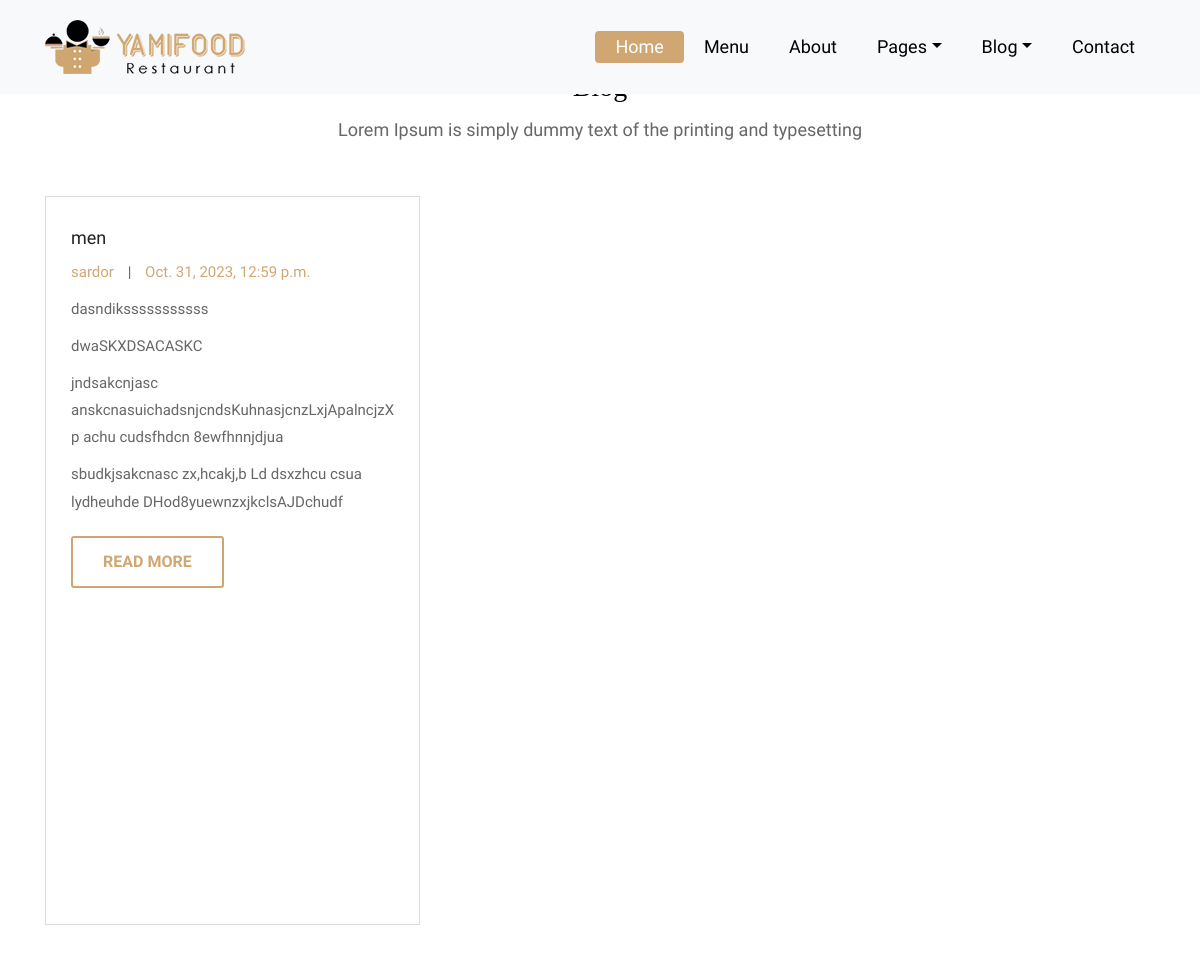
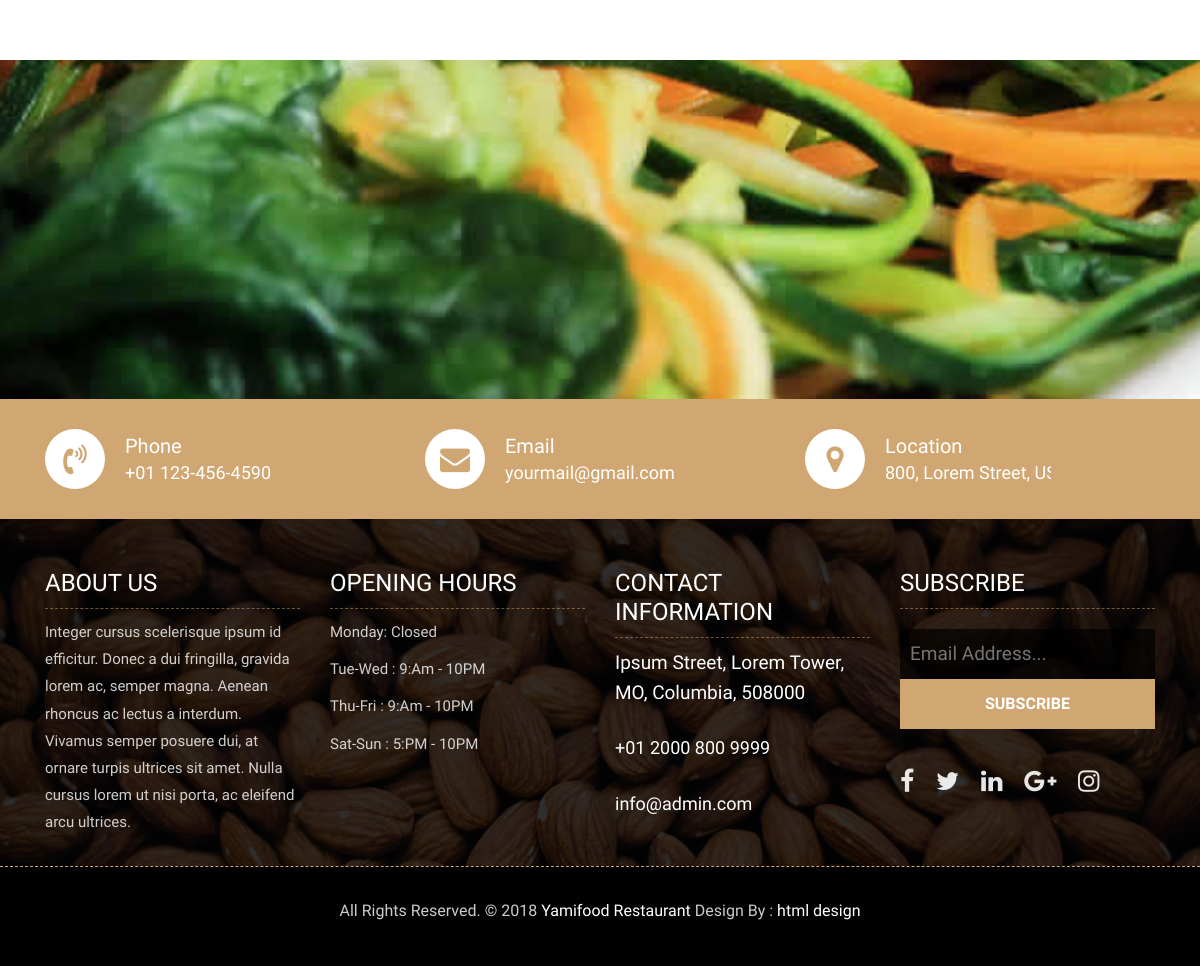
/detail/, run on the app's committed database (2 pictures, top to bottom).
### Blog/models.py (models this page shows, shortened)
class Blog(BaseModel):
    theme = models.CharField(max_length=100, verbose_name='nomi')
    title = models.TextField()
    text = models.TextField()
    text2 = models.TextField()
    text3 = models.TextField()
    user = models.ForeignKey(User, on_delete=models.CASCADE)
    image = models.ImageField(upload_to='image/')
    class Meta:
        verbose_name = 'Blog'

### Blog/views.py (the view)
# urls.py: path('detail/', details, name='detail'),
def details(request):
    details = Blog.objects.all()
    ctx = {
        "details": details,
    }
    return render(request, "details.html", ctx)

### template/details.html (shortened to what this page needs)
<!DOCTYPE html>
{% load static %}
<html lang="en">
{% block content %}
<head>
    <link rel="stylesheet" href="{% static 'css/bootstrap.min.css' %}">
    <link rel="stylesheet" href="{% static 'css/style.css' %}">
    <link rel="stylesheet" href="{% static 'css/responsive.css' %}">
    <link rel="stylesheet" href="{% static 'css/custom.css' %}">
</head>
<body>
	<header class="top-navbar">
		<nav class="navbar navbar-expand-lg navbar-light bg-light">
			<div class="container">
				<a class="navbar-brand" href="base.html">
					<img src="{% static 'images/logo.png' %}" alt="" />
				</a>
				<div class="collapse navbar-collapse" id="navbars-rs-food">
					<ul class="navbar-nav ml-auto">
						<li class="nav-item active"><a class="nav-link" href="{% url 'base' %}">Home</a></li>
						<li class="nav-item"><a class="nav-link" href="{% url 'menu' %}">Menu</a></li>
						<li class="nav-item"><a class="nav-link" href="{% url 'about' %}">About</a></li>
						<li class="nav-item dropdown">
							<a class="nav-link dropdown-toggle" href="#" id="dropdown-a" data-toggle="dropdown">Pages</a>
						</li>
						<li class="nav-item dropdown">
							<a class="nav-link dropdown-toggle" href="#"  data-toggle="dropdown">Blog</a>
						</li>
						<li class="nav-item"><a class="nav-link" href="{% url 'contact' %}">Contact</a></li>
					</ul>
				</div>
			</div>
		</nav>
	</header>
	<div class="blog-box">
		<div class="container">
			<div class="row">
				<div class="col-lg-12">
					<div class="heading-title text-center">
						<h2>Blog</h2>
						<p>Lorem Ipsum is simply dummy text of the printing and typesetting</p>
					</div>
				</div>
			</div>
			<div class="row">
				<div class="col-lg-4 col-md-6 col-12">
					<div class="blog-box-inner">
						{% for f in details %}
						<div class="blog-img-box">
						</div>
						<div class="blog-detail">
							<h4>{{f.theme}}</h4>
							<ul>
								<li><span>{{f.user}}</span></li>
								<li>|</li>
								<li><span>{{ f.created_at }}</span></li>
							</ul>
							<p>{{f.title}}</p>
							<p>{{ f.text}}</p>
							<p>{{ f.text2}}</p>
							<p>{{ f.text3}}</p>
							<a class="btn btn-lg btn-circle btn-outline-new-white" href="">Read More</a>
						</div>
						{% endfor %}
					</div>
				</div>
			</div>
		</div>
	</div>
	<div class="qt-box qt-background">
		<div class="container">
			<div class="row">
				<div class="col-md-8 ml-auto mr-auto text-left">
					<p class="lead ">
					</p>
					<span class="lead">Michael Strahan</span>
				</div>
			</div>
		</div>
	</div>
	<div class="contact-imfo-box">
		<div class="container">
			<div class="row">
				<div class="col-md-4">
					<i class="fa fa-volume-control-phone"></i>
					<div class="overflow-hidden">
						<h4>Phone</h4>
						<p class="lead">
							+01 123-456-4590
						</p>
					</div>
				</div>
				<div class="col-md-4">
					<i class="fa fa-envelope"></i>
					<div class="overflow-hidden">
						<h4>Email</h4>
						<p class="lead">
							yourmail@gmail.com
						</p>
					</div>
				</div>
				<div class="col-md-4">
					<i class="fa fa-map-marker"></i>
					<div class="overflow-hidden">
						<h4>Location</h4>
						<p class="lead">
							800, Lorem Street, US
						</p>
					</div>
				</div>
			</div>
		</div>
	</div>
	<footer class="footer-area bg-f">
		<div class="container">
			<div class="row">
				<div class="col-lg-3 col-md-6">
					<h3>About Us</h3>
					<p>Integer cursus scelerisque ipsum id efficitur. Donec a dui fringilla, gravida lorem ac, semper magna. Aenean rhoncus ac lectus a interdum. Vivamus semper posuere dui, at ornare turpis ultrices sit amet. Nulla cursus lorem ut nisi porta, ac eleifend arcu ultrices.</p>
				</div>
				<div class="col-lg-3 col-md-6">
					<h3>Opening hours</h3>
					<p><span class="text-color">Monday: </span>Closed</p>
					<p><span class="text-color">Tue-Wed :</span> 9:Am - 10PM</p>
					<p><span class="text-color">Thu-Fri :</span> 9:Am - 10PM</p>
					<p><span class="text-color">Sat-Sun :</span> 5:PM - 10PM</p>
				</div>
				<div class="col-lg-3 col-md-6">
					<h3>Contact information</h3>
					<p class="lead">Ipsum Street, Lorem Tower, MO, Columbia, 508000</p>
					<p class="lead"><a href="#">+01 2000 800 9999</a></p>
					<p><a href="#"> info@admin.com</a></p>
				</div>
				<div class="col-lg-3 col-md-6">
					<h3>Subscribe</h3>
					<div class="subscribe_form">
						<form class="subscribe_form">
							<input name="EMAIL" id="subs-email" class="form_input" placeholder="Email Address..." type="email">
							<button type="submit" class="submit">SUBSCRIBE</button>
						</form>
					</div>
					<ul class="list-inline f-social">
						<li class="list-inline-item"><a href="#"><i class="fa fa-facebook" aria-hidden="true"></i></a></li>
						<li class="list-inline-item"><a href="#"><i class="fa fa-twitter" aria-hidden="true"></i></a></li>
						<li class="list-inline-item"><a href="#"><i class="fa fa-linkedin" aria-hidden="true"></i></a></li>
						<li class="list-inline-item"><a href="#"><i class="fa fa-google-plus" aria-hidden="true"></i></a></li>
						<li class="list-inline-item"><a href="#"><i class="fa fa-instagram" aria-hidden="true"></i></a></li>
					</ul>
				</div>
			</div>
		</div>
		<div class="copyright">
			<div class="container">
				<div class="row">
					<div class="col-lg-12">
						<p class="company-name">All Rights Reserved. &copy; 2018 <a href="#">Yamifood Restaurant</a> Design By :
					<a href="https://html.design/">html design</a></p>
					</div>
				</div>
			</div>
		</div>
	</footer>
</body>
{% endblock %}
</html>

### data on the page
Blog: theme "men", user "sardor", created_at "Oct. 31, 2023, 12:59 p.m.", title "dasndiksssssssssss", text "dwaSKXDSACASKC", text2 "jndsakcnjasc anskcnasuichadsnjcndsKuhnasjcnzLxjApalncjzX p achu cudsfhdcn 8ewfhnnjdjua", text3 "sbudkjsakcnasc zx,hcakj,b Ld dsxzhcu csua lydheuhde DHod8yuewnzxjkclsAJDchudf"
